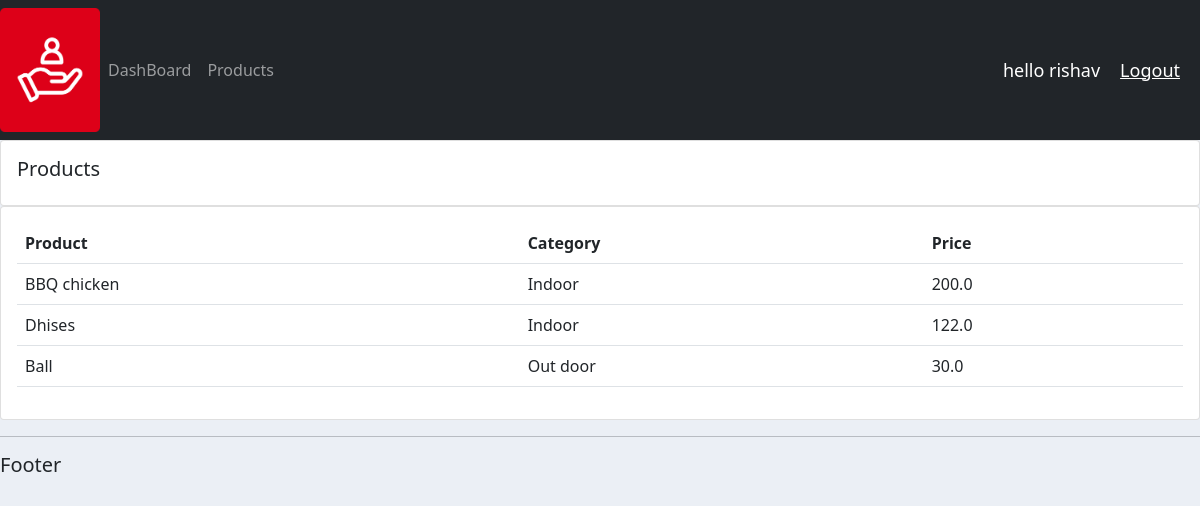
/product/ (signed in), run on the app's committed database.
### accounts/models.py (models this page shows, shortened)
class Product(models.Model):
    CATEGORY = (
        ('Indoor', 'Indoor'),
        ('Out door', 'Out door')
    )
    name = models.CharField(max_length=200, null=True)
    price = models.FloatField(null=True)
    category = models.CharField(max_length=200, null=True, choices=CATEGORY)
    description = models.CharField(max_length=200, null=True , blank=True)
    date_created = models.DateTimeField(auto_now_add=True , null=True)
    tags=  models.ManyToManyField(Tag)

### accounts/views.py (the view)
# urls.py: path('product/', views.product_data , name='product'),
@login_required(login_url='login')
def product_data(request):
    products = Product.objects.all()
    return render(request, 'accounts/products.html', {'products': products})

### accounts/templates/accounts/products.html
{% extends 'accounts/main.html' %}
{% block content %}
  <div class="row">
      <div class="col-md">
          <div class="card card-body">
              <h5>Products</h5>
          </div>
          <div class="card card-body">
              <table class="table" >
                 <tr>
                     <th>Product</th>
                     <th>Category</th>
                     <th>Price</th>
                 </tr>
                    {% for i in products %}
                       <tr>
                           <td>{{i.name}}</td>
                           <td>{{i.category}}</td>
                           <td>{{i.price}}</td>
                       </tr>
                    {% endfor  %}
              </table>
          </div>
      </div>
  </div>
{% endblock  %}

### accounts/templates/accounts/navbar.html (shortened to what this page needs)
{% load static %}
<nav class="navbar navbar-expand-lg navbar-dark bg-dark">
  <img src="{% static '/images/logo.png' %}" class="logo" width="50px" alt="">
    <div class="collapse navbar-collapse" id="navbarNav">
      <ul class="navbar-nav">
        <li class="nav-item active">
          <a class="nav-link" href="{% url 'home' %}">DashBoard</a>
        </li>
        <li class="nav-item">
          <a class="nav-link" href="{% url 'product' %}">Products</a>
        </li>
      </ul>
    </div>
    <span class="msg">hello {{request.user}}</span>
    <span><a  class="msg" href="{% url 'logout' %}">Logout</a></span>
  </nav>

### static/css/main.css (style rules this page uses)
body { background-color: #ebeff5; }
.logo { width: 100px; }

### accounts/templates/accounts/navbar.html (style rules this page uses)
.msg { font-size: 18px; color: #fff; margin-right: 20px; }

### data on the page
Product: name "BBQ chicken", category "Indoor", price "200.0"
Product: name "Dhises", category "Indoor", price "122.0"
Product: name "Ball", category "Out door", price "30.0"

### other printed values
{{ request.user }} "rishav"
